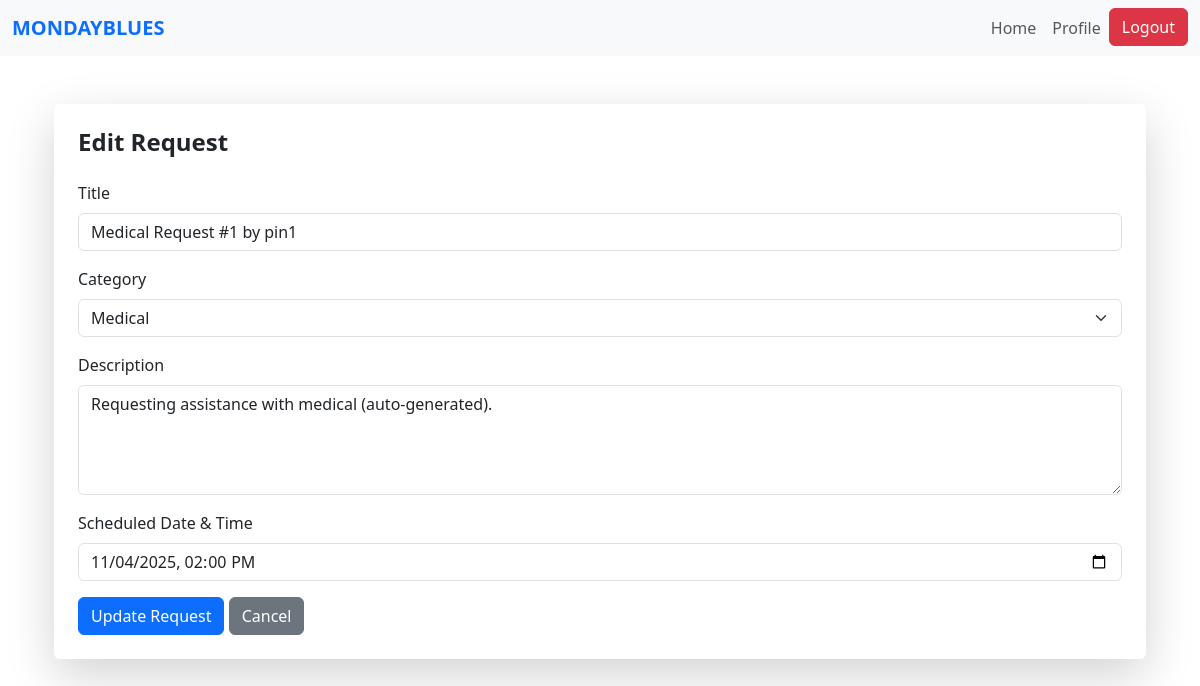
Page /request/2/edit (signed in) on the earlier database version.
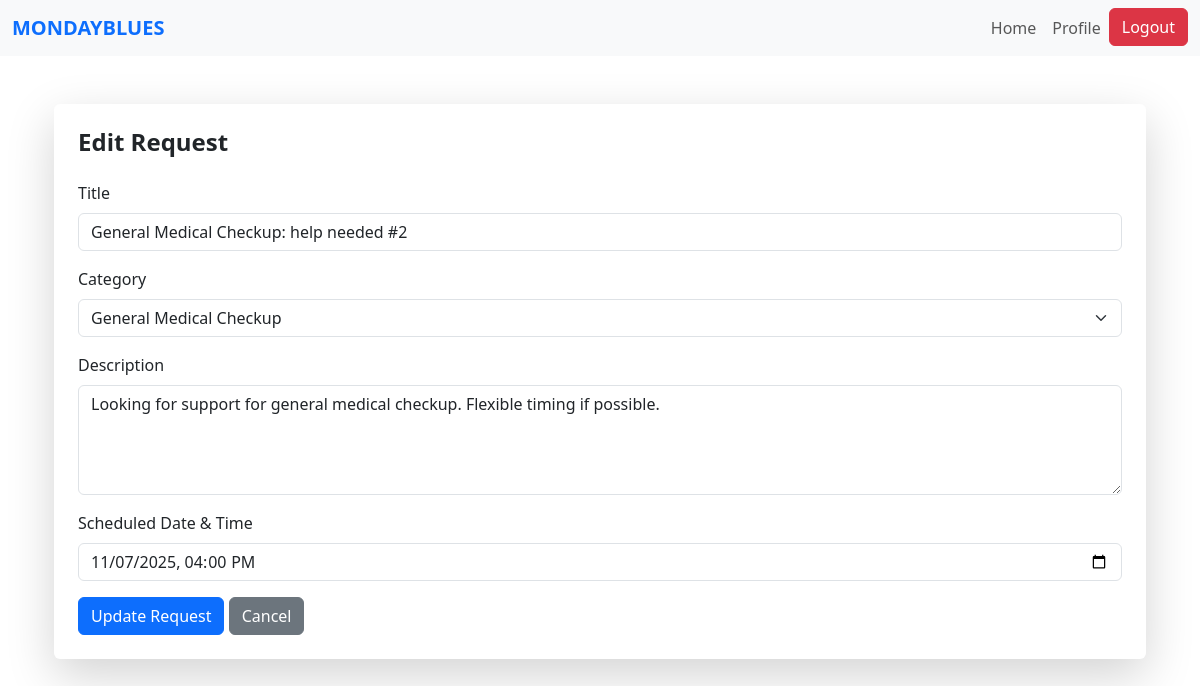
Same page on the later database version.
### website/models.py (models this page shows)
class Request(db.Model):
    id = db.Column(db.Integer, primary_key=True)
    title = db.Column(db.String(150), nullable=False)
    description = db.Column(db.Text, nullable=False)
    category_id = db.Column(db.Integer, db.ForeignKey('category.id'), nullable=False)
    category = db.relationship('Category', backref='requests')
    status = db.Column(db.String(20), default='Pending')  # Pending, Accepted, Completed
    scheduled_datetime = db.Column(db.DateTime, nullable=False)
    view_count = db.Column(db.Integer, default=0)
    date_created = db.Column(db.DateTime, default=datetime.utcnow)
    user_id = db.Column(db.Integer, db.ForeignKey('user.id'), nullable=False)
    volunteer_id = db.Column(db.Integer, db.ForeignKey('volunteer.id'), nullable=True)
    csr_id = db.Column(db.Integer, db.ForeignKey("csr.user_id"), nullable=True)
    user = db.relationship('User', backref=db.backref('requests', lazy=True, cascade='all, delete-orphan'), lazy=True)
    volunteer = db.relationship('Volunteer', backref=db.backref('assigned_requests', lazy=True), lazy=True)

class Category(db.Model):
    id = db.Column(db.Integer, primary_key=True)
    name = db.Column(db.String(100), unique=True, nullable=False)
    description = db.Column(db.String(250))
    date_created = db.Column(db.DateTime, default=datetime.utcnow)

### website/views.py (the view, shortened to what this page needs)
@views.route('/request/<int:id>/edit', methods=['GET', 'POST'])
@login_required
def edit_request(id):
    req = Request.query.get_or_404(id)
    categories = Category.query.all()
    if req.user_id != current_user.id:
        flash("You can only edit your own requests.", "danger")
        return redirect(url_for('home'))
    if req.status != 'Pending':
        flash("Only pending requests can be edited.", "warning")
        return redirect(url_for('views.home'))
    return render_template('edit_request.html', req=req, categories=categories)

### website/templates/edit_request.html (shortened to what this page needs)
{% extends "base.html" %}
{% block content %}
<div class="container mt-5">
    <div class="card shadow-lg border-0">
        <div class="card-body p-4">
            <h4 class="fw-bold mb-4">Edit Request</h4>
            <form method="POST">
                <div class="mb-3">
                    <label class="form-label">Title</label>
                    <input type="text" name="title" class="form-control" value="{{ req.title }}" required>
                </div>
                <div class="mb-3">
                    <label class="form-label">Category</label>
                    <select name="category_id" class="form-select" required>
                        {% for category in categories %}
                        <option value="{{ category.id }}" {% if category.id == req.category_id %}selected{% endif %}>
                            {{ category.name }}
                        </option>
                        {% endfor %}
                    </select>
                </div>
                <div class="mb-3">
                    <label class="form-label">Description</label>
                    <textarea name="description" class="form-control" rows="4" required>{{ req.description }}</textarea>
                </div>
                <div class="mb-3">
                    <label class="form-label">Scheduled Date & Time</label>
                    <input type="datetime-local" name="scheduled_datetime" class="form-control"
                           value="{{ req.scheduled_datetime.strftime('%Y-%m-%dT%H:%M') if req.scheduled_datetime else '' }}" required>
                </div>
                <button type="submit" class="btn btn-primary">Update Request</button>
                <a href="{{ url_for('views.home') }}" class="btn btn-secondary">Cancel</a>
            </form>
        </div>
    </div>
</div>
{% endblock %}

Differences in the rows shown:
changed Request: title "Medical Request #1 by pin1" → "General Medical Checkup: help needed #2"; category_id "Medical" → "General Medical Checkup"; description "Requesting assistance with medical (auto-generated)." → "Looking for support for general medical checkup. Flexible timing if possible."; scheduled_datetime "11/04/2025 14:00" → "11/07/2025 16:00"
